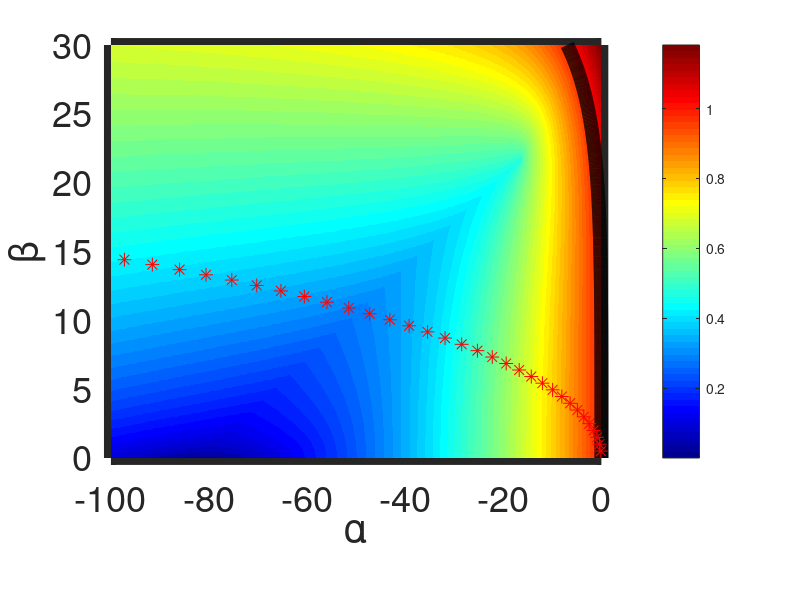
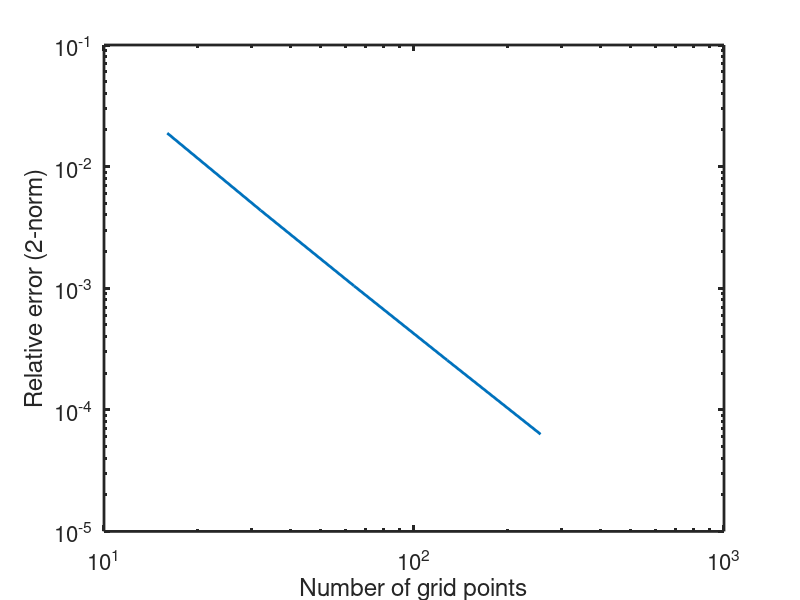

Reproduce these figures in MATLAB, in order.
%---Grid---%
% M = 64;

Mn = 4:8; Mn = 2.^Mn;
Error = zeros(length(Mn),1);
for trial = 1:length(Mn)
    M = Mn(trial);

dx = 2*pi/M;
x = 0:dx:2*pi-dx;
x = x';

T = pi/2;
% dt = 0.1;
dt = dx;

v = 0.1;
a = 0.5;

% dtn = logspace(log10(4),log10(0.25),20); dtn = dtn*dx;
% 
% Error = zeros(length(dtn),1);
% 
% for trial = 1:length(dtn)
%     dt = dtn(trial);

%%
%---Stability---%
figure(1)
alphas = v*2*(cos(dx*(1:M/2)) - 1)/(dx^2);
betas = a*sin(dx*(1:M/2))/dx;

% alpha = dt*v*2*(cos(dx*k) - 1)/(dx^2);
% beta = a*sin(dx*k)/dx;
% d1 = (1 - alpha*dt/2);
% b1 = -(1 + alpha*dt/2 + 1i*3*beta*dt/2);
% c1 = 1i*beta*dt/2;
% stab1 = max(abs(-b1 - sqrt(b1.^2 - 4*d1.*c1))./(2*d1),abs(-b1 + sqrt(b1.^2 - 4*d1.*c1))./(2*d1));
% stab1

[alphagrid , betagrid] = meshgrid(-100:0.05:0,0:0.05:30);
d = (1-alphagrid*dt/2);
b = -(1 + alphagrid*dt/2 + 1i*3*betagrid*dt/2);
c = 1i*betagrid*dt/2;
stab = max(abs(-b - sqrt(b.^2 - 4*d.*c))./(2*d),abs(-b + sqrt(b.^2 - 4*d.*c))./(2*d));

%Numerical stability region
pcolor(alphagrid,betagrid,abs(stab))
shading flat
colormap(jet)
colorbar
hold on
contour(alphagrid,betagrid,abs(stab),[1 1],'k','Linewidth',10)
% hold on
plot(alphas,betas,'r*','MarkerSize',10)
% plot(0.5*alphas,3*betas,'ro','MarkerSize',10)
xlabel('\alpha')
ylabel('\beta')
set(gca,'FontSize',26,'Linewidth',10)
hold off

%%
%---Initial conditions---%
% Initial = @(x) 1 - 2*heaviside(x-pi);
Initial = @(x) sin(x);
% k = 8;
% Initial = @(x) sin(k*x);
IC = Initial(x);
t = dt;

%Initialization of previous step
U_old = IC;
f_old = a*([U_old(2:end) ; U_old(1)] - [U_old(end) ; U_old(1:end-1)]);
g_old = [U_old(2:end) ; U_old(1)] - 2*U_old + [U_old(end) ; U_old(1:end-1)];
U_current = U_old + (dt/(2*dx))*f_old + (v*dt/dx^2)*g_old;

% %Exact solution information
uhat_0 = fft(IC)/M;
kmode = [0:M/2-1 -M/2:-1]; kmode = kmode';
omega = a*1i*kmode - v*kmode.^2;

%---CNAB---$
y = v*dt/(2*dx^2);
A = gallery('tridiag',M,-y,1+2*y,-y);
A(1,end) = -y; A(end,1) = -y;
while t<T
    
    %Increment time step
    t = t+dt;
    
    %Run algorithm
    f_current = a*([U_current(2:end) ; U_current(1)] - [U_current(end) ; U_current(1:end-1)]);
    f_old = a*([U_old(2:end) ; U_old(1)] - [U_old(end) ; U_old(1:end-1)]);
    g_current = [U_current(2:end) ; U_current(1)] - 2*U_current + [U_current(end) ; U_current(1:end-1)];
    b = U_current + (dt/(4*dx))*(3*f_current - f_old) + y*g_current;
    
    U_new = A\b;
    U_old = U_current;
    U_current = U_new;
    
    %Exact solution
    uhat = uhat_0.*exp(omega*t);
    Exact = M*real(ifft(uhat));

    % Exact solution
%     Exact = exp(-v*t)*sin(x + a*t);
        
%     %Results after each time step
%     figure(3)
%     plot(x,U_current,'Linewidth',5)
%     hold on
%     plot(x,Exact,'r--','Linewidth',5)
%     hold off
%     xlabel('x')
%     ylabel('u(x,t)')
%     legend('CNAB','Exact')
%     set(gca,'FontSize',26,'Linewidth',5)
%     pause(0.01)
end

Error(trial) = norm(Exact - U_current)/norm(U_current);

end

% figure(2)
% loglog(1./dtn,Error,'Linewidth',2)
% % axis([0.9*dx 1.1*4*dx 1e-4 0.2])
% xlabel('1/\Delta t')
% ylabel('Relative error (2-norm)')
% set(gca,'FontSize',16,'Linewidth',2)

figure(2)
loglog(Mn,Error,'Linewidth',2)
% axis([0.9*dx 1.1*4*dx 1e-4 0.2])
xlabel('Number of grid points')
ylabel('Relative error (2-norm)')
set(gca,'FontSize',16,'Linewidth',2)